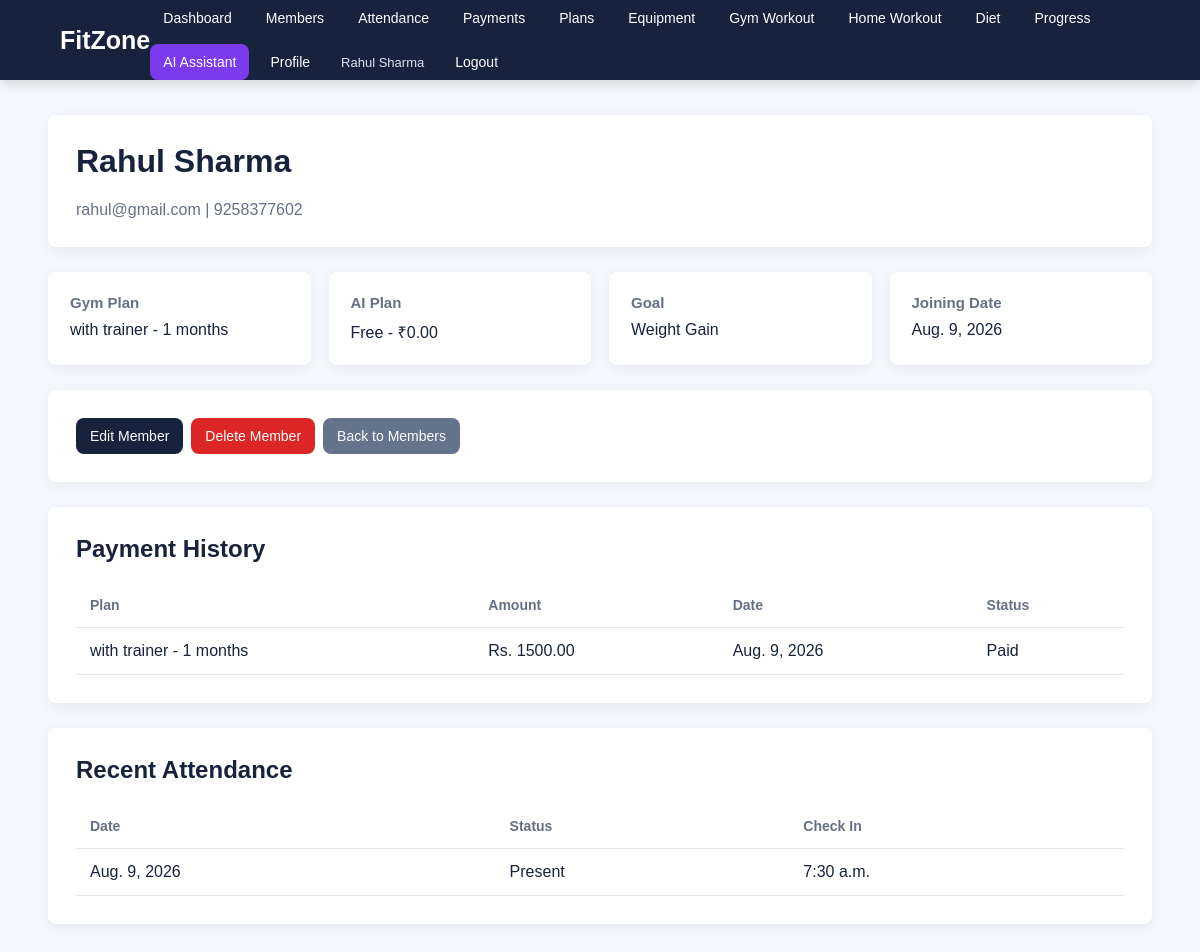
The page /members/1/ (signed in) on the database its author committed.
### gymapp/models.py (models this page shows, shortened)
class CustomUser(AbstractUser):
    ROLE_CHOICES = [
        ("admin", "Admin"),
        ("member", "Member"),
    ]
    role = models.CharField(
        max_length=20,
        choices=ROLE_CHOICES,
        default="member"
    )

class MemberProfile(models.Model):
    GENDER_CHOICES = [
        ("Male", "Male"),
        ("Female", "Female"),
        ("Other", "Other"),
    ]
    GOAL_CHOICES = [
        ("Weight Gain", "Weight Gain"),
        ("Weight Loss", "Weight Loss"),
        ("Muscle Gain", "Muscle Gain"),
        ("Maintain Weight", "Maintain Weight"),
        ("General Fitness", "General Fitness"),
    ]
    user = models.OneToOneField(
        settings.AUTH_USER_MODEL,
        on_delete=models.CASCADE,
        related_name="member_profile"
    )
    full_name = models.CharField(max_length=100)
    mobile = models.CharField(max_length=15)
    email = models.EmailField(
        blank=True,
        null=True
    )
    age = models.PositiveIntegerField(
        blank=True,
        null=True
    )
    gender = models.CharField(
        max_length=10,
        choices=GENDER_CHOICES,
        blank=True,
        null=True
    )
    goal = models.CharField(
        max_length=30,
        choices=GOAL_CHOICES,
        blank=True
    )
    address = models.TextField(blank=True)
    joining_date = models.DateField(
        default=timezone.now
    )
    plan = models.ForeignKey(
        MembershipPlan,
        on_delete=models.SET_NULL,
        null=True,
        blank=True,
        related_name="members"
    )
    ai_plan = models.ForeignKey(
        AIPlan,
        on_delete=models.SET_NULL,
        null=True,
        blank=True,
        related_name="ai_members"
    )
    trainer = models.ForeignKey(
        Trainer,
        on_delete=models.SET_NULL,
        null=True,
        blank=True,
        related_name="members"
    )
    membership_start = models.DateField(
        null=True,
        blank=True
    )
    membership_end_date = models.DateField(
        null=True,
        blank=True
    )

class MembershipPlan(models.Model):
    name = models.CharField(max_length=100)
    duration_months = models.PositiveIntegerField()
    fee = models.DecimalField(
        max_digits=10,
        decimal_places=2
    )
    description = models.TextField(blank=True)
    def __str__(self):
        return f"{self.name} - {self.duration_months} months"

class AIPlan(models.Model):
    PLAN_CHOICES = [
        ("Free", "Free"),
        ("Premium", "Premium"),
    ]
    name = models.CharField(
        max_length=50,
        choices=PLAN_CHOICES
    )
    price = models.DecimalField(
        max_digits=8,
        decimal_places=2,
        default=0
    )
    description = models.TextField(blank=True)
    duration_months = models.PositiveIntegerField(default=1)
    is_active = models.BooleanField(default=True)
    def __str__(self):
        return f"{self.name} - ₹{self.price}"

class Payment(models.Model):
    PAYMENT_MODE_CHOICES = [
        ("Cash", "Cash"),
        ("Online", "Online"),
    ]
    PAYMENT_STATUS_CHOICES = [
        ("Pending", "Pending"),
        ("Paid", "Paid"),
        ("Failed", "Failed"),
    ]
    member = models.ForeignKey(
        MemberProfile,
        on_delete=models.CASCADE,
        related_name="payments"
    )
    plan = models.ForeignKey(
        MembershipPlan,
        on_delete=models.SET_NULL,
        null=True,
        blank=True,
        related_name="payments"
    )
    amount = models.DecimalField(
        max_digits=10,
        decimal_places=2
    )
    payment_date = models.DateField(
        default=timezone.now
    )
    payment_method = models.CharField(
        max_length=20,
        choices=PAYMENT_MODE_CHOICES
    )
    payment_status = models.CharField(
        max_length=20,
        choices=PAYMENT_STATUS_CHOICES,
        default="Pending"
    )
    notes = models.TextField(blank=True)

class Attendance(models.Model):
    member = models.ForeignKey(
        MemberProfile,
        on_delete=models.CASCADE,
        related_name="attendances"
    )
    date = models.DateField(
        default=timezone.now
    )
    status = models.CharField(
        max_length=20,
        choices=[
            ("Present", "Present"),
            ("Absent", "Absent"),
        ],
        default="Present"
    )
    check_in_time = models.TimeField(
        null=True,
        blank=True
    )
    check_out_time = models.TimeField(
        null=True,
        blank=True
    )
    notes = models.TextField(blank=True)

### gymapp/views.py (the view)
# urls.py: path("members/<int:pk>/", views.member_detail, name="member_detail"),
@login_required
def member_detail(request, pk):
    member = get_object_or_404(
        MemberProfile.objects.select_related("user", "plan", "ai_plan", "trainer"), pk=pk
    )
    payments = member.payments.select_related("plan").order_by("-payment_date")
    attendance_records = member.attendances.order_by("-date")[:10]
    progress_records = member.progress_records.order_by("-recorded_date")[:10]
    return render(
        request,
        "member_detail.html",
        {
            "member": member,
            "payments": payments,
            "attendance_records": attendance_records,
            "progress_records": progress_records,
        },
    )

### templates/member_detail.html
{% extends "base.html" %}
{% block content %}
<div class="page-container">
    <div class="page-header">
        <h1>{{ member.full_name }}</h1>
        <p>{{ member.email|default:"No email" }} | {{ member.mobile|default:"No mobile" }}</p>
    </div>
    <div class="stats">
        <div class="stat">
            <h3>Gym Plan</h3>
            <div>{{ member.plan|default:"-" }}</div>
        </div>
        <div class="stat">
            <h3>AI Plan</h3>
            <div>{{ member.ai_plan|default:"Free" }}</div>
        </div>
        <div class="stat">
            <h3>Goal</h3>
            <div>{{ member.goal|default:"-" }}</div>
        </div>
        <div class="stat">
            <h3>Joining Date</h3>
            <div>{{ member.joining_date }}</div>
        </div>
    </div>
    <div class="section">
        <div class="actions">
            <a href="{% url 'member_edit' member.pk %}" class="button">Edit Member</a>
            <a href="{% url 'member_delete' member.pk %}" class="button danger">Delete Member</a>
            <a href="{% url 'members' %}" class="button secondary">Back to Members</a>
        </div>
    </div>
    <div class="section">
        <h2>Payment History</h2>
        {% if payments %}
            <div class="table-wrapper">
                <table>
                    <tr>
                        <th>Plan</th>
                        <th>Amount</th>
                        <th>Date</th>
                        <th>Status</th>
                    </tr>
                    {% for payment in payments %}
                        <tr>
                            <td>{{ payment.plan|default:"-" }}</td>
                            <td>Rs. {{ payment.amount }}</td>
                            <td>{{ payment.payment_date }}</td>
                            <td>{{ payment.payment_status }}</td>
                        </tr>
                    {% endfor %}
                </table>
            </div>
        {% else %}
            <div class="empty">No payments found.</div>
        {% endif %}
    </div>
    <div class="section">
        <h2>Recent Attendance</h2>
        {% if attendance_records %}
            <div class="table-wrapper">
                <table>
                    <tr>
                        <th>Date</th>
                        <th>Status</th>
                        <th>Check In</th>
                    </tr>
                    {% for record in attendance_records %}
                        <tr>
                            <td>{{ record.date }}</td>
                            <td>{{ record.status }}</td>
                            <td>{{ record.check_in_time|default:"-" }}</td>
                        </tr>
                    {% endfor %}
                </table>
            </div>
        {% else %}
            <div class="empty">No attendance found.</div>
        {% endif %}
    </div>
</div>
{% endblock %}

### templates/base.html (shortened to what this page needs)
<!DOCTYPE html>
<html lang="en">
<head>
</head>
<body>
    <nav class="navbar">
        <a href="{% url 'dashboard' %}" class="logo">FitZone</a>
        <div class="nav-links">
            {% if user.is_authenticated %}
                <a href="{% url 'dashboard' %}">Dashboard</a>
                <a href="{% url 'members' %}">Members</a>
                <a href="{% url 'attendance' %}">Attendance</a>
                <a href="{% url 'payments' %}">Payments</a>
                <a href="{% url 'membership_plans' %}">Plans</a>
                <a href="{% url 'equipment' %}">Equipment</a>
                <a href="{% url 'workout' %}">Gym Workout</a>
                <a href="{% url 'home_workout' %}">Home Workout</a>
                <a href="{% url 'diet' %}">Diet</a>
                <a href="{% url 'progress' %}">Progress</a>
                <a href="{% url 'ai_assistant' %}" class="ai-link">AI Assistant</a>
                <a href="{% url 'profile' %}">Profile</a>
                <span class="user-label">{{ user.get_full_name|default:user.username }}</span>
                <form method="post" action="{% url 'logout' %}">
                    <button type="submit" class="logout-button">Logout</button>
                </form>
            {% else %}
                <a href="{% url 'login' %}">Login</a>
                <a href="{% url 'register' %}">Register</a>
            {% endif %}
        </div>
    </nav>
    <div class="content">
        {% block content %}{% endblock %}
    </div>
</body>
</html>

### templates/base.html (style rules this page uses)
* { box-sizing: border-box; }
body { margin: 0; font-family: Arial, sans-serif; background: #f4f7fb; color: #17233c; }
a { color: inherit; text-decoration: none; }
.navbar { background: #17233c; padding: 0 5%; min-height: 70px; display: flex; align-items: center; justify-content: space-between; box-shadow: 0 3px 12px rgba(0, 0, 0, 0.15); }
.logo { color: white; font-size: 25px; font-weight: bold; }
.nav-links { display: flex; gap: 8px; align-items: center; flex-wrap: wrap; }
.nav-links a, .logout-button { color: white; background: transparent; border: 0; padding: 10px 13px; border-radius: 8px; font-size: 14px; font-family: Arial, sans-serif; cursor: pointer; }
.ai-link { background: #7c3aed !important; }
.user-label { color: #dbe4f0; font-size: 13px; padding: 8px 10px; }
.content { min-height: calc(100vh - 70px); }
.page-container { width: 92%; max-width: 1200px; margin: 35px auto; }
.page-header, .section, .card { background: white; padding: 28px; border-radius: 8px; margin-bottom: 25px; box-shadow: 0 4px 15px rgba(0, 0, 0, 0.06); }
.page-header h1, .section h2, .card h2 { margin-top: 0; }
.page-header p { margin-bottom: 0; color: #667085; }
.stats { display: grid; grid-template-columns: repeat(4, 1fr); gap: 18px; margin-bottom: 25px; }
.stat { background: white; padding: 22px; border-radius: 8px; box-shadow: 0 4px 15px rgba(0, 0, 0, 0.06); }
.stat h3 { margin: 0 0 10px; color: #667085; font-size: 15px; }
.table-wrapper { overflow-x: auto; }
table { width: 100%; border-collapse: collapse; }
th, td { padding: 14px; text-align: left; border-bottom: 1px solid #e5e7eb; vertical-align: top; }
th { color: #667085; font-size: 14px; }
.actions { display: flex; gap: 8px; flex-wrap: wrap; align-items: center; }
.button, button.button { display: inline-block; border: 0; border-radius: 8px; background: #17233c; color: white; padding: 10px 14px; font-family: Arial, sans-serif; font-size: 14px; cursor: pointer; }
.button.secondary { background: #64748b; }
.button.danger { background: #dc2626; }

### rows shown on the page
CustomUser: get_full_name "Rahul Sharma"
MemberProfile: full_name "Rahul Sharma", email "rahul@gmail.com", mobile "9258377602", plan "with trainer - 1 months", ai_plan "Free - ₹0.00", goal "Weight Gain", joining_date "Aug. 9, 2026"
Payment: plan "with trainer - 1 months", amount "1500.00", payment_date "Aug. 9, 2026", payment_status "Paid"
Attendance: date "Aug. 9, 2026", status "Present", check_in_time "7:30 a.m."
